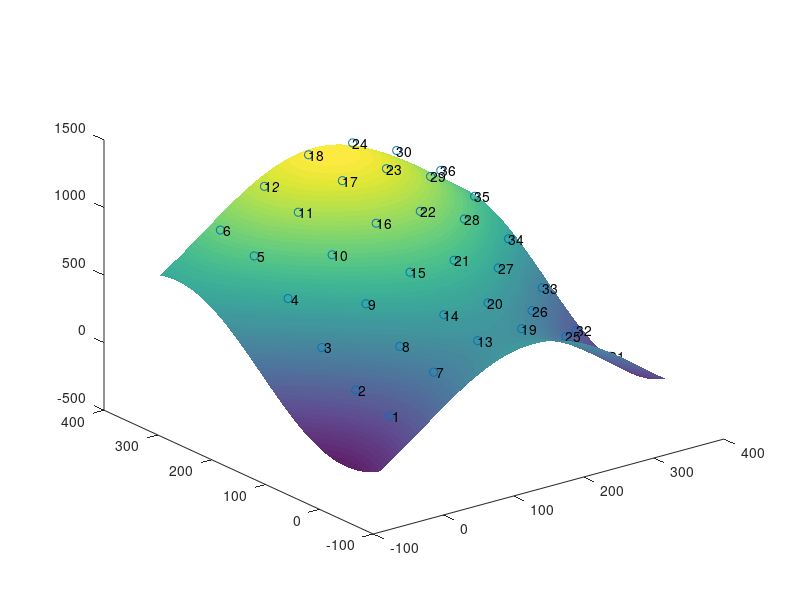

The MATLAB source for this figure: (Note: this script raises an error after producing the figure.)
clc;
clear;
close;

startTime = cputime;

%% Create a map with stops
figureHandle = figure;
hold;
[X,Y] = meshgrid(-20*pi:1:110*pi,-20*pi:1:110*pi);
Z = 400*sin(X./100) + 400*(cos(Y./100-pi)+1);
surface(X,Y,Z,'EdgeColor','none','FaceAlpha',0.87);
[U,V] = meshgrid(0:20*pi:100*pi,0:20*pi:100*pi);
xypoints = [U(:), V(:)];
stops_x = xypoints(:,1);
stops_y = xypoints(:,2);
stops_z = 400*sin(stops_x./100) + 400*(cos(stops_y./100-pi)+1)+50;
surfPoints = [stops_x,stops_y,stops_z];
scatter3(stops_x, stops_y, stops_z);
k=1:length(stops_x); 
text(stops_x,stops_y,stops_z,num2str(k'))
view(3)


%% Create all possible edges between two stops
edges = nchoosek(1:length(surfPoints), 2);

%% Calculate distances between each point
distances = sqrt(  (stops_x(edges(:,1)) - stops_x(edges(:,2))).^2 ...
                  +(stops_y(edges(:,1)) - stops_y(edges(:,2))).^2 ...
                  +(stops_z(edges(:,1)) - stops_z(edges(:,2))).^2);
lengthDistance = length(distances);  %How many elements in distances (number of edges)

% In case I need an example of how to plot a line
% testX = [surfPoints(1,1), surfPoints(8,1)];
% testY = [surfPoints(1,2), surfPoints(8,2)];
% testZ = [surfPoints(1,3), surfPoints(8,3)];
% plot3(testX,testY,testZ);

nStops = length(surfPoints);

%% Equality constraints

%This makes a sparse array. No idea why its done this way
%First type of equality constraint. States that the number of
%edges must equal the number of nodes
%Aeq = spones(1:length(edges));  %Creates array from 1 to length(edges), then sets all nonzeros to 1
%beq = nStops;

%These equality constraints makes it so two edges are
%attached to each node. The edges represents the drone going in and out
% of the node
%
%If node ii is part of an edge, make it part of the constraint
%e.g. (1,2), (1,3), (1,4), (2,3), (2,4), (3,4) are all edges
%row 2 of Aeq would be 1, 1, 1, 0, 0, 0, for edges that contain node 1
%row 3 of Aeq would be 1, 0, 0, 1, 1, 0, for edges that contain node 2
%row 4 of Aeq would be 0, 1, 0, 1, 0, 1, for edges that contain node 3
%row 5 of Aeq would be 0, 0, 1, 0, 1, 1, for edges that contain node 4
%rows 2-5 of beq would be 2, to show that only two edges are allowed per
%node
Aeq = [];
%[Aeq; spalloc(nStops, length(edges), nStops * (nStops - 1))]; %Extends Aeq
for ii = 1:nStops
    whichEdges = (edges == ii); %Find the trips that include stop ii
    whichEdges = sparse(sum(whichEdges, 2));    %include trips where ii is at either end
    Aeq(ii, :) = whichEdges';%Append to constraint matrix
end
beq = [2 * ones(nStops, 1)];

%% Binary bounds

%Make all the variables binary so that for each edge between two nodes, it
% either traversed or not traversed
intcon = 1:lengthDistance;  %Set all edge variables to integers
lb = zeros(lengthDistance, 1);  %Lower bound of 0
ub = ones(lengthDistance, 1);   %Upper bound of 1

%% Optimize using intlinprog

opts = optimoptions('intlinprog', 'Display', 'off', ...
    'CutMaxIterations', 50, 'CutGeneration', 'advanced');
[x_tsp, costopt, exitflag, output] = intlinprog(distances, intcon, [], [], Aeq, beq, lb, ub, opts);

%% Visualize the solution

segments = find(x_tsp); % Get indices of lines on optimal path
lh = zeros(nStops,1); % Use to store handles to lines on plot
lh = update3DPlot(lh,x_tsp,edges,stops_x,stops_y,stops_z);
title('Solution with Subtours');

%% Detect subtours

subTours = detectSubtours(x_tsp, edges);
numTours = length(subTours); %Number of subtours
fprintf('# of subtours: %d\n', numTours);

%% Subtour constraints

A = spalloc(0, lengthDistance, 0);
b = [];
while numTours > 1
    %Add the subtour constraints
    A = [A; spalloc(numTours, lengthDistance, nStops)];
    b = [b; zeros(numTours, 1)];
    for ii = 1:numTours
        rowEdge = size(A, 1) + 1;
        subTourEdge = subTours{ii};
        subTourEdgeVariations = nchoosek(1:length(subTourEdge), 2);
        for jj = 1:length(subTourEdgeVariations)
            whichVariation = (sum(edges==subTourEdge(subTourEdgeVariations(jj,1)),2)) & ...
                (sum(edges==subTourEdge(subTourEdgeVariations(jj,2)),2));
            A(rowEdge, whichVariation) = 1;
        end
        b(rowEdge) = length(subTourEdge) - 1;
    end
    
    %Optimize again
    [x_tsp, costopt, exitflag, output] = intlinprog(distances, intcon, A, b, Aeq, beq, lb, ub, opts);
    
    %Update plot
    lh = update3DPlot(lh, x_tsp, edges,stops_x,stops_y,stops_z);
    
    %Recount subtours
    subTours = detectSubtours(x_tsp, edges);
    numTours = length(subTours);
    fprintf('# of subtours: %d\n', numTours);
end


fprintf("Shortest path between %d nodes. Elapsed time: %fs\n", nStops, cputime - startTime);
nStops = nStops + 2;
title('Solution with Subtours Eliminated');
hold off